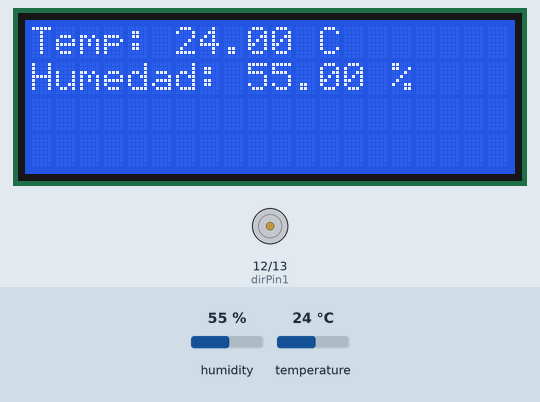
A sketch run on a simulated Arduino Uno, built with avr-gcc and run on an emulated ATmega328P. On the bench: 20×4 character LCD, motor-driver pin pairs drawn as motors (green arrow = first pin HIGH = forward, orange = second pin HIGH = backward, longer = more drive, scaled by the enable pin). Inputs (shaded band) come from the test bench; at power-on: temperature 24 °C, humidity 55 %. What the sketch prints to the serial monitor is not drawn.

Above: at 1.2 s.
1.3 s: temperature set to 26 °C
At 2.7 s:
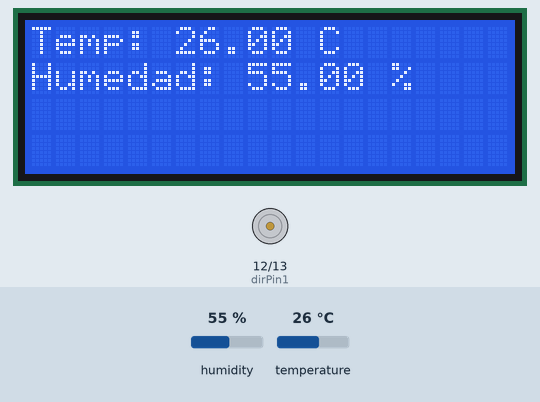
5.6 s: humidity set to 22 %
At 7.3 s:
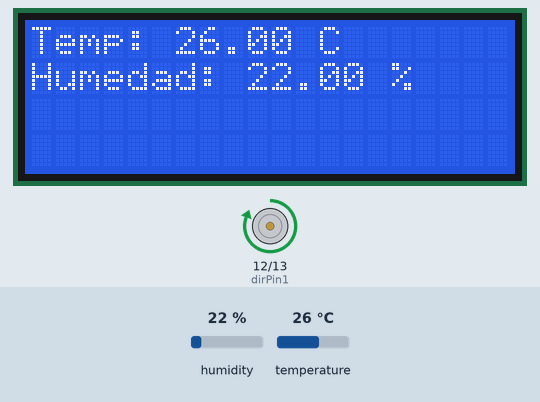
8.4 s: humidity set to 40 %
At 10.7 s:
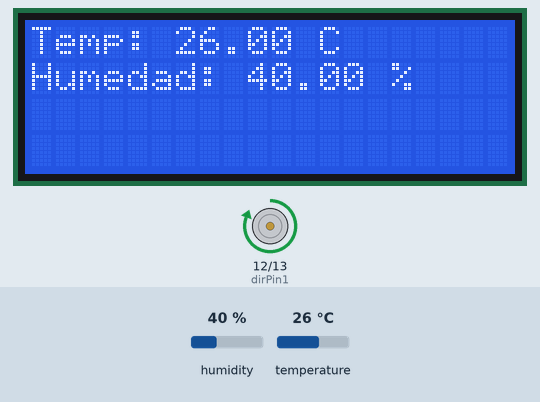
11.8 s: temperature set to 12 °C
At 12.9 s:
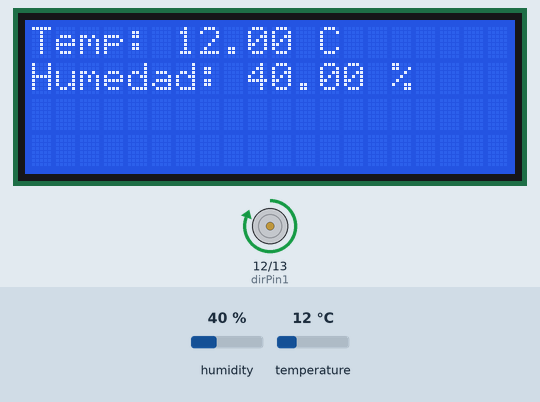
Timing chart, 0 to 15.9 s (numbered marks = the images above; inputs shaded):
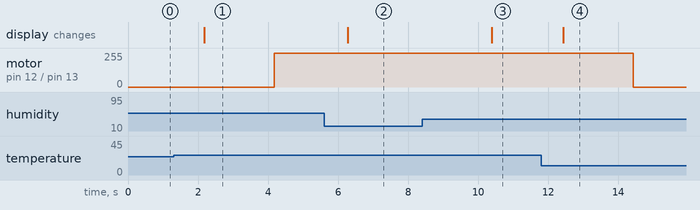

Measured:
- after the input at 1.3 s, motor on pin 12 (dirPin1) / pin 13 (dirPin2): stopped → forward 255/255 after 2.9 s; the display: changes after 0.87 s (image 1)
- after the input at 5.6 s, the display: changes after 0.68 s (image 2)
- after the input at 8.4 s, the display: changes after 2.0 s (image 3)
- after the input at 11.8 s, motor on pin 12 (dirPin1) / pin 13 (dirPin2): forward 255/255 → stopped after 2.6 s; the display: changes after 0.64 s (image 4)

The sketch:

Sensor_DHT11.ino
```cpp
#include <LiquidCrystal_I2C.h>
#include <DHT.h>

#define DHTPIN 2     // Define el pin al que está conectado el sensor DHT (pin 2)
#define DHTTYPE DHT11   // Define el tipo de sensor DHT como DHT11
int speedPin=11;
int dirPin1=12;
int dirPin2=13;
int speedMotor= 255;

DHT dht(DHTPIN, DHTTYPE);  // Crea un objeto de la clase DHT y lo inicializa con el pin y el tipo definidos anteriormente
LiquidCrystal_I2C lcd(0x27, 20, 4);  // Crea un objeto de la clase LiquidCrystal_I2C con la dirección I2C de la pantalla LCD, y el número de columnas y filas

void setup() {
  // Inicialización del puerto serial y la pantalla LCD
  Serial.begin(9600);  // Inicia la comunicación serial a una velocidad de 9600 baudios
  lcd.init();  // Inicializa la pantalla LCD
  lcd.backlight();  // Enciende la retroiluminación de la pantalla LCD
  dht.begin();  // Inicializa el sensor DHT

  pinMode(speedPin, OUTPUT);
  pinMode(dirPin1, OUTPUT);
  pinMode(dirPin2,OUTPUT);
}

void loop() {
  // Lectura de la humedad y temperatura
  float humidity = dht.readHumidity();  // Lee la humedad del ambiente desde el sensor DHT y la almacena en la variable humidity
  float temperature = dht.readTemperature();  // Lee la temperatura del ambiente desde el sensor DHT y la almacena en la variable temperature

  // Verificar si la lectura fue exitosa
  if (!isnan(temperature) && !isnan(humidity)) {  // Comprueba si los valores de temperatura y humedad son válidos (no son NaN)
    // Mostrar la temperatura y humedad en el monitor serial
    Serial.print("Temperatura: ");
    Serial.print(temperature);
    Serial.println(" C°");
    Serial.print("Humedad: ");
    Serial.print(humidity);
    Serial.println(" %");

    // Mostrar la temperatura y humedad en la pantalla LCD
    lcd.setCursor(0, 0);  // Establece la posición del cursor en la primera fila y primera columna de la pantalla LCD
    lcd.print("Temp: ");
    lcd.print(temperature);  // Muestra la temperatura en la pantalla LCD
    lcd.print(" C");
    lcd.setCursor(0, 1);  // Establece la posición del cursor en la segunda fila y primera columna de la pantalla LCD
    lcd.print("Humedad: ");
    lcd.print(humidity);  // Muestra la humedad en la pantalla LCD
    lcd.print(" %");
  } else {
    Serial.println("Error al leer los datos del sensor DHT.");  // Si la lectura no fue exitosa, imprime un mensaje de error en el monitor serial
    lcd.setCursor(0, 0);
    lcd.print("Error");
  }

  delay(2000); // Esperar 2 segundos antes de la próxima lectura

  if (temperature > 24.70)
  {
    digitalWrite(dirPin1, 1);
    digitalWrite(dirPin2, 0);
    analogWrite(speedPin, speedMotor);
  }
  else
  {
    digitalWrite(dirPin1, 0);
    digitalWrite(dirPin2, 0);
    analogWrite(speedPin, speedMotor);
  }
}
```
